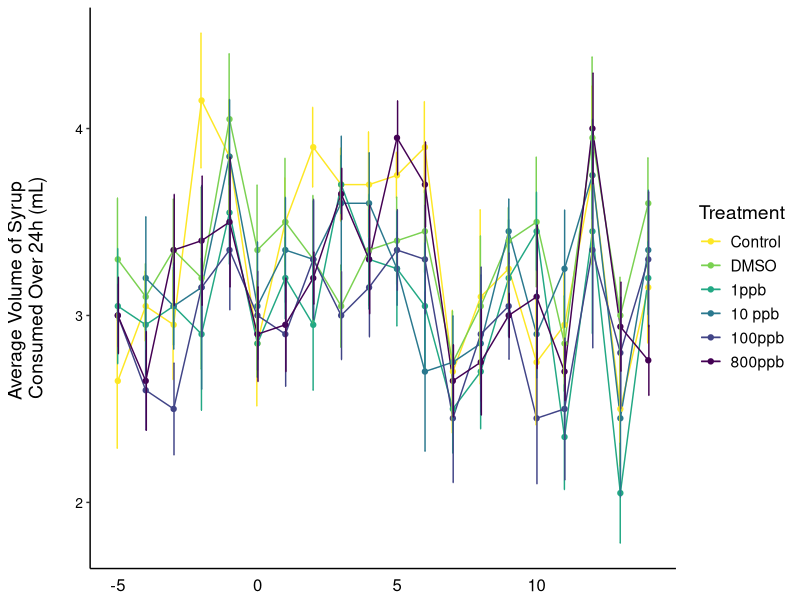
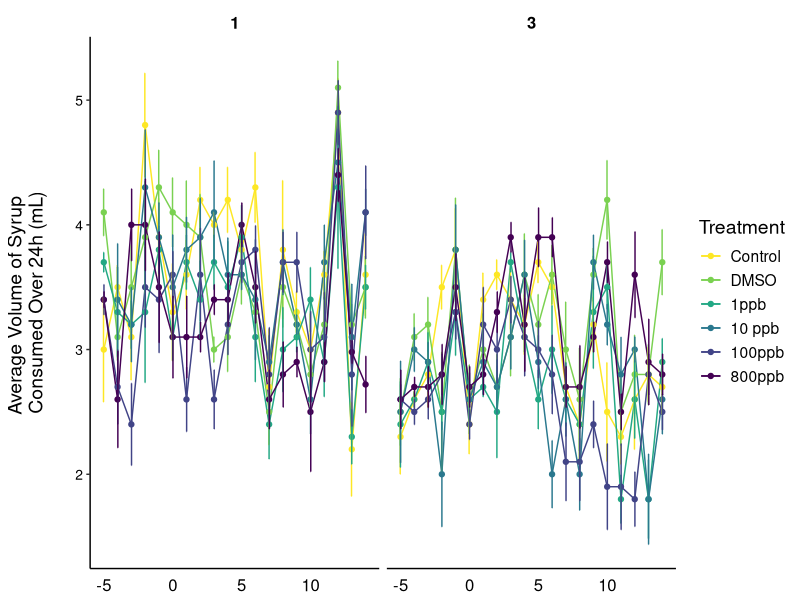
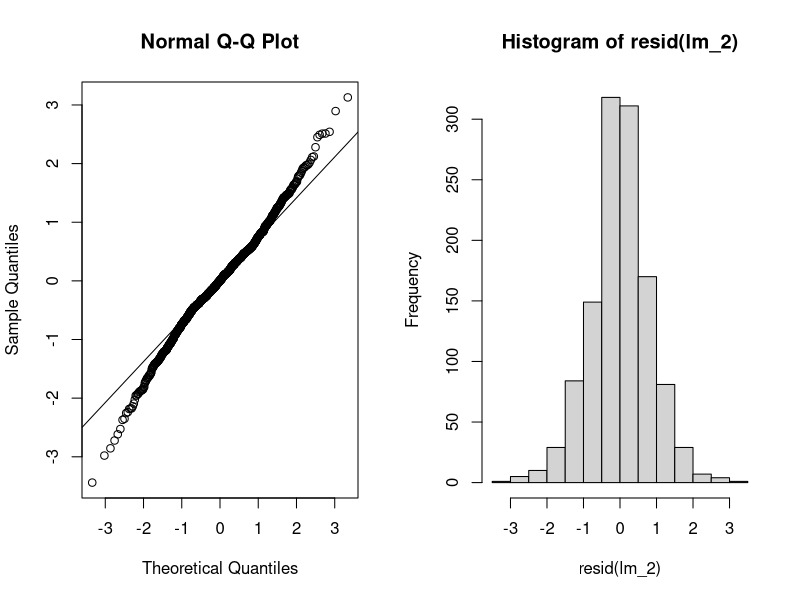
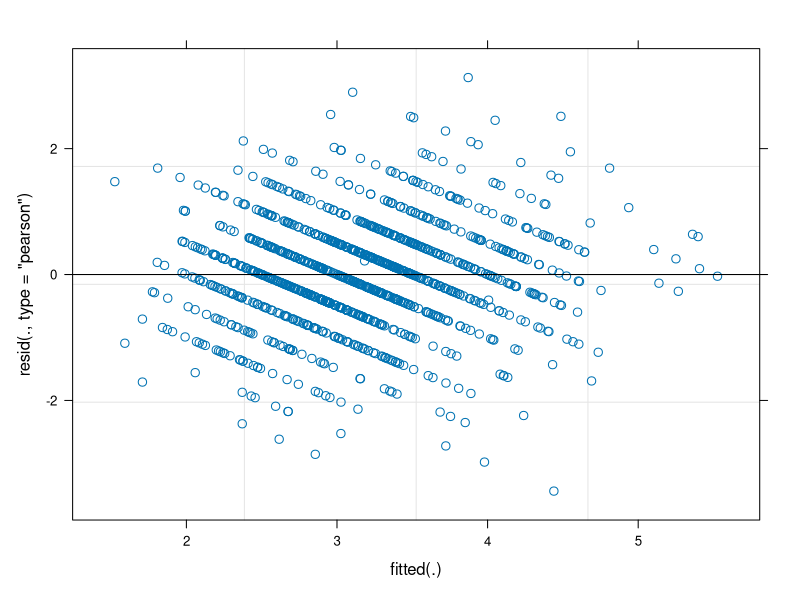
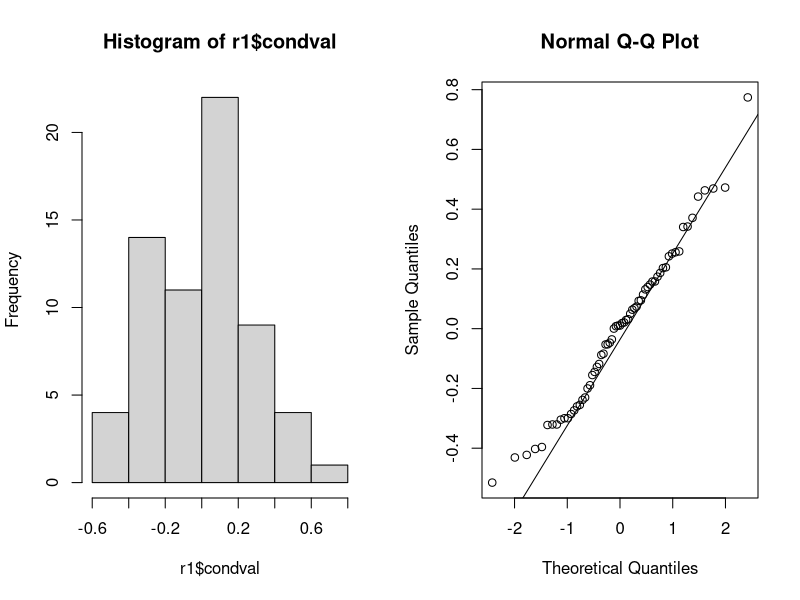
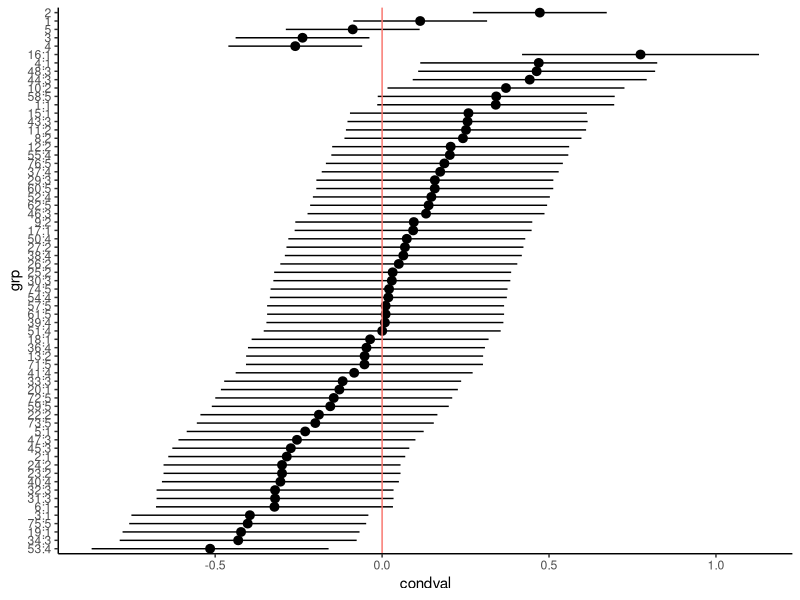
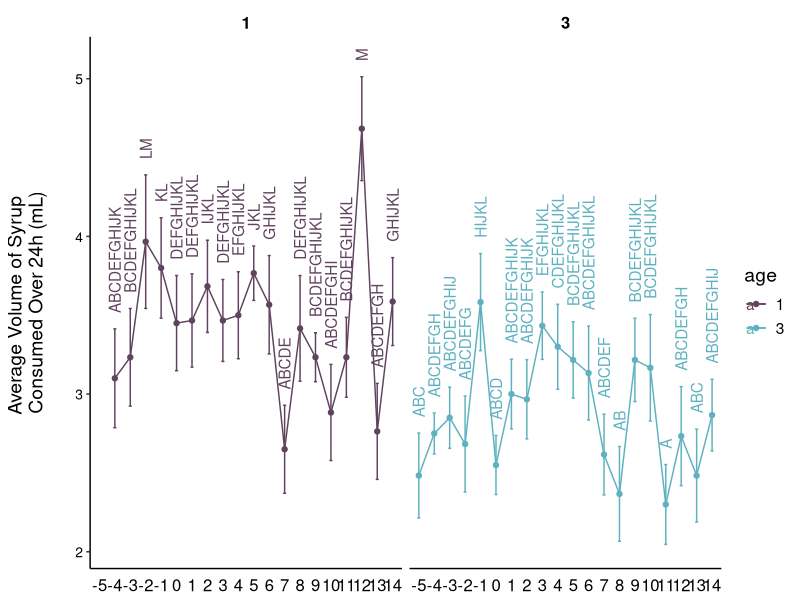
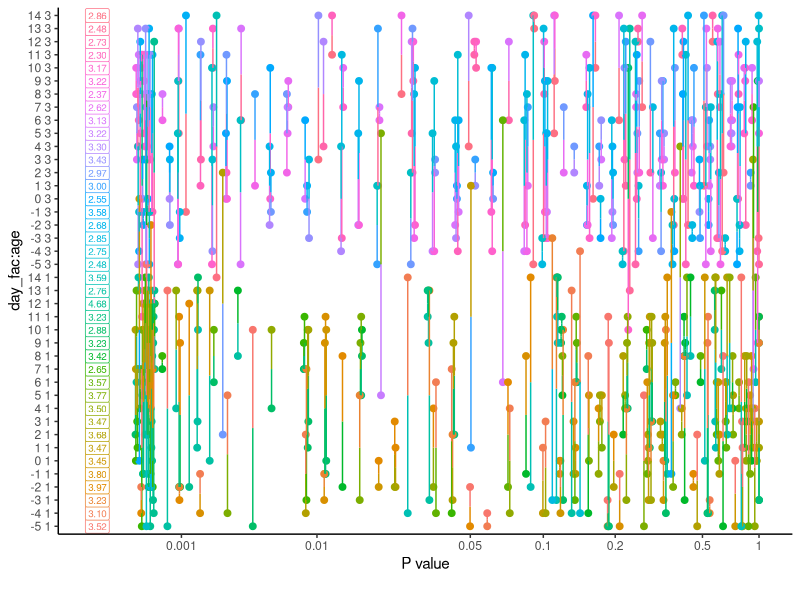

Reproduce these figures in R, in order.
## ---- chunk 1
library(tidyverse)
library(lme4)
library(lmerTest)
## ---- chunk 2
syrup_vol_data <- read.csv("data-raw/volume_24.csv")

str(syrup_vol_data)
## ---- chunk 3
syrup_vol_data$mc_id <- as.factor(syrup_vol_data$mc_id)
syrup_vol_data$sc_id <- as.factor(syrup_vol_data$sc_id)
syrup_vol_data$age <- as.factor(syrup_vol_data$age)
syrup_vol_data$exposure <- as.factor(syrup_vol_data$exposure)
syrup_vol_data$treatment <- as.factor(syrup_vol_data$treatment)
## ---- chunk 4
syrup_vol_data$treatment <- factor(syrup_vol_data$treatment, levels = c("Control", "DMSO", "1ppb", "10 ppb", "100ppb", "800ppb", "Sacrifice"))
syrup_vol_data$exposure <- factor(syrup_vol_data$exposure, levels = c("pre", "during", "post"))
## ---- chunk 5
syrup_vol_data %>% 
  filter(!(day=="-6")) %>% 
  filter(!(treatment=="Sacrifice")) %>% 
  filter(!(age=="7")) %>% 
  group_by(treatment, day) %>% 
  summarise(mean = mean(volume24), se = (sd(volume24)/sqrt(12))) %>% 
  ggplot(aes(day, mean, color=treatment)) +
  geom_line()+
  geom_point()+
  geom_errorbar(aes(ymin=mean-se, ymax=mean+se), width=.2,
                 position=position_dodge(0.05))+
  theme_classic() +
  
  theme(
    text = element_text(size = 14), 
    axis.title.x=element_blank(),
    axis.text.x = element_text(vjust=0.3, size = 12, color="black"), 
    axis.ticks.x=element_blank(),
    axis.title.y = element_text(margin = margin(t = 0, r = 20, b = 0, l = 0)),
    axis.text.y = element_text(color="black", size = 10),
    strip.placement = "outside", 
    strip.text.x = element_text( #text in facet labels
      size = 12, color = "black", face = "bold"),
    strip.background = element_rect(#background of facet labels
      color="white", fill="#ffffff", size=1.5),
    panel.spacing.y = unit(2, "lines"),
    legend.position = "right")+
  
    scale_color_viridis_d(name = "Treatment", direction = -1)+
    scale_y_continuous(name ="Average Volume of Syrup \nConsumed Over 24h (mL)")
## ---- chunk 6
syrup_vol_data %>% 
  filter(!(day=="-6")) %>% 
  filter(!(treatment=="Sacrifice")) %>% 
  filter(!(age=="7")) %>% 
  group_by(treatment, day, age) %>% 
  summarise(mean = mean(volume24), se = (sd(volume24)/sqrt(12))) %>% 
  ggplot(aes(day, mean, color=treatment)) +
  geom_line()+
  geom_point()+
  geom_errorbar(aes(ymin=mean-se, ymax=mean+se), width=.2,
                 position=position_dodge(0.05))+
  theme_classic() +
  theme(
    text = element_text(size = 14), 
    axis.title.x=element_blank(),
    axis.text.x = element_text(vjust=0.3, size = 12, color="black"), 
    axis.ticks.x=element_blank(),
    axis.title.y = element_text(margin = margin(t = 0, r = 20, b = 0, l = 0)),
    axis.text.y = element_text(color="black", size = 10),
    strip.placement = "outside", 
    strip.text.x = element_text( #text in facet labels
      size = 12, color = "black", face = "bold"),
    strip.background = element_rect(#background of facet labels
      color="white", fill="#ffffff", size=1.5),
    panel.spacing.y = unit(2, "lines"),
    legend.position = "right")+
  
    scale_color_viridis_d(name = "Treatment", direction = -1)+
    scale_y_continuous(name ="Average Volume of Syrup \nConsumed Over 24h (mL)")+
  facet_wrap(~age)
## ---- chunk 7
syrup_vol_data_fil <-
  syrup_vol_data %>% 
  filter(!(day=="-6")) %>% 
  filter(!(treatment=="Sacrifice")) %>% 
  filter(!(age=="7"))

syrup_vol_data_fil$day_fac <- as.factor(syrup_vol_data_fil$day)

str(syrup_vol_data_fil)
## ---- chunk 8
lm_1 <- lmer(volume24 ~ treatment*day_fac*age + (1|sc_id/mc_id), data=syrup_vol_data_fil)
## ---- chunk 9
summary(lm_1)
## ---- chunk 10
anova(lm_1) #note: this is lmerTest anova which, in this case, is a type III anova for fixed-effects terms with the Satterthwaite method for denominator degrees of freedom
## ---- chunk 11
lm_2 <- lmer(volume24 ~ day_fac + age + day_fac:age + (1|sc_id/mc_id), data=syrup_vol_data_fil)
## ---- chunk 12
summary(lm_2)
anova(lm_2)
## ---- chunk 13
par(mfrow = c(1, 2)) # multiple graphs in a window
qqnorm(residuals(lm_2)) 
qqline(residuals(lm_2))
hist(resid(lm_2)) 
## ---- chunk 14
shapiro.test(residuals(lm_2))
## ---- chunk 15
plot(lm_2)
## ---- chunk 16
r1 <- as.data.frame(ranef(lm_2, condVar = TRUE))
par(mfrow = c(1, 2))
hist(r1$condval)
qqnorm(r1$condval)
qqline(r1$condval)

str(r1)
## ---- chunk 17
r1 <- r1[order(r1$condval), ] # sorting the BLUPs
ggplot(r1, aes(y = grp, x = condval)) +
  geom_point() +
  geom_pointrange(
    aes(xmin = condval - condsd * 1.96, xmax = condval + condsd * 1.96)
  ) +
  geom_vline(aes(xintercept = 0, color = "red")) +
  theme_classic() +
  theme(legend.position = "none")
## ---- chunk 18
library(emmeans)
library(multcompView)
## ---- chunk 19
lm_2_posthoc_means <- emmeans(lm_2, specs = ~day_fac:age)
lm_2_posthoc_means
## ---- chunk 20
#Define what each day/age combination is in the vector

DN51 = c(1, 0, 0, 0, 0, 0, 0, 0, 0, 0, 0, 0, 0, 0, 0, 0, 0, 0, 0, 0, 0,0, 0, 0, 0, 0, 0, 0, 0, 0, 0,0, 0, 0, 0, 0, 0, 0, 0, 0)

DN41 = c(0, 1, 0, 0, 0, 0, 0, 0, 0, 0, 0, 0, 0, 0, 0, 0, 0, 0, 0, 0, 0,0, 0, 0, 0, 0, 0, 0, 0, 0, 0,0, 0, 0, 0, 0, 0, 0, 0, 0)

DN31 = c(0, 0, 1, 0, 0, 0, 0, 0, 0, 0, 0, 0, 0, 0, 0, 0, 0, 0, 0, 0, 0,0, 0, 0, 0, 0, 0, 0, 0, 0, 0,0, 0, 0, 0, 0, 0, 0, 0, 0)

DN21 = c(0, 0, 0, 1, 0, 0, 0, 0, 0, 0, 0, 0, 0, 0, 0, 0, 0, 0, 0, 0, 0,0, 0, 0, 0, 0, 0, 0, 0, 0, 0,0, 0, 0, 0, 0, 0, 0, 0, 0)

DN11 = c(0, 0, 0, 0, 1, 0, 0, 0, 0, 0, 0, 0, 0, 0, 0, 0, 0, 0, 0, 0, 0,0, 0, 0, 0, 0, 0, 0, 0, 0, 0,0, 0, 0, 0, 0, 0, 0, 0, 0)

D01 = c(0, 0, 0, 0, 0, 1, 0, 0, 0, 0, 0, 0, 0, 0, 0, 0, 0, 0, 0, 0, 0,0, 0, 0, 0, 0, 0, 0, 0, 0, 0,0, 0, 0, 0, 0, 0, 0, 0, 0)

D11 = c(0, 0, 0, 0, 0, 0, 1, 0, 0, 0, 0, 0, 0, 0, 0, 0, 0, 0, 0, 0, 0,0, 0, 0, 0, 0, 0, 0, 0, 0, 0,0, 0, 0, 0, 0, 0, 0, 0, 0)

D21 = c(0, 0, 0, 0, 0, 0, 0, 1, 0, 0, 0, 0, 0, 0, 0, 0, 0, 0, 0, 0, 0,0, 0, 0, 0, 0, 0, 0, 0, 0, 0,0, 0, 0, 0, 0, 0, 0, 0, 0)

D31 = c(0, 0, 0, 0, 0, 0, 0, 0, 1, 0, 0, 0, 0, 0, 0, 0, 0, 0, 0, 0, 0,0, 0, 0, 0, 0, 0, 0, 0, 0, 0,0, 0, 0, 0, 0, 0, 0, 0, 0)

D41 = c(0, 0, 0, 0, 0, 0, 0, 0, 0, 1, 0, 0, 0, 0, 0, 0, 0, 0, 0, 0, 0,0, 0, 0, 0, 0, 0, 0, 0, 0, 0,0, 0, 0, 0, 0, 0, 0, 0, 0)

D51 = c(0, 0, 0, 0, 0, 0, 0, 0, 0, 0, 1, 0, 0, 0, 0, 0, 0, 0, 0, 0, 0,0, 0, 0, 0, 0, 0, 0, 0, 0, 0,0, 0, 0, 0, 0, 0, 0, 0, 0)

D61 = c(0, 0, 0, 0, 0, 0, 0, 0, 0, 0, 0, 1, 0, 0, 0, 0, 0, 0, 0, 0, 0,0, 0, 0, 0, 0, 0, 0, 0, 0, 0,0, 0, 0, 0, 0, 0, 0, 0, 0)

D71 = c(0, 0, 0, 0, 0, 0, 0, 0, 0, 0, 0, 0, 1, 0, 0, 0, 0, 0, 0, 0, 0,0, 0, 0, 0, 0, 0, 0, 0, 0, 0,0, 0, 0, 0, 0, 0, 0, 0, 0)

D81 = c(0, 0, 0, 0, 0, 0, 0, 0, 0, 0, 0, 0, 0, 1, 0, 0, 0, 0, 0, 0, 0,0, 0, 0, 0, 0, 0, 0, 0, 0, 0,0, 0, 0, 0, 0, 0, 0, 0, 0)

D91 = c(0, 0, 0, 0, 0, 0, 0, 0, 0, 0, 0, 0, 0, 0, 1, 0, 0, 0, 0, 0, 0,0, 0, 0, 0, 0, 0, 0, 0, 0, 0,0, 0, 0, 0, 0, 0, 0, 0, 0)

D101 = c(0, 0, 0, 0, 0, 0, 0, 0, 0, 0, 0, 0, 0, 0, 0, 1, 0, 0, 0, 0, 0,0, 0, 0, 0, 0, 0, 0, 0, 0, 0,0, 0, 0, 0, 0, 0, 0, 0, 0)

D111 = c(0, 0, 0, 0, 0, 0, 0, 0, 0, 0, 0, 0, 0, 0, 0, 0, 1, 0, 0, 0, 0,0, 0, 0, 0, 0, 0, 0, 0, 0, 0,0, 0, 0, 0, 0, 0, 0, 0, 0)

D121 = c(0, 0, 0, 0, 0, 0, 0, 0, 0, 0, 0, 0, 0, 0, 0, 0, 0, 1, 0, 0, 0,0, 0, 0, 0, 0, 0, 0, 0, 0, 0,0, 0, 0, 0, 0, 0, 0, 0, 0)

D131 = c(0, 0, 0, 0, 0, 0, 0, 0, 0, 0, 0, 0, 0, 0, 0, 0, 0, 0, 1, 0, 0,0, 0, 0, 0, 0, 0, 0, 0, 0, 0,0, 0, 0, 0, 0, 0, 0, 0, 0)

D141 = c(0, 0, 0, 0, 0, 0, 0, 0, 0, 0, 0, 0, 0, 0, 0, 0, 0, 0, 0, 1, 0,0, 0, 0, 0, 0, 0, 0, 0, 0, 0,0, 0, 0, 0, 0, 0, 0, 0, 0)


DN53 = c(0, 0, 0, 0, 0, 0, 0, 0, 0, 0, 0, 0, 0, 0, 0, 0, 0, 0, 0, 0, 1, 0, 0, 0, 0, 0, 0, 0, 0, 0, 0,0, 0, 0, 0, 0, 0, 0, 0, 0)

DN43 = c(0, 0, 0, 0, 0, 0, 0, 0, 0, 0, 0, 0, 0, 0, 0, 0, 0, 0, 0, 0, 0, 1, 0, 0, 0, 0, 0, 0, 0, 0, 0,0, 0, 0, 0, 0, 0, 0, 0, 0)

DN33 = c(0, 0, 0, 0, 0, 0, 0, 0, 0, 0, 0, 0, 0, 0, 0, 0, 0, 0, 0, 0, 0, 0, 1, 0, 0, 0, 0, 0, 0, 0, 0,0, 0, 0, 0, 0, 0, 0, 0, 0)

DN23 = c(0, 0, 0, 0, 0, 0, 0, 0, 0, 0, 0, 0, 0, 0, 0, 0, 0, 0, 0, 0, 0, 0, 0, 1, 0, 0, 0, 0, 0, 0, 0,0, 0, 0, 0, 0, 0, 0, 0, 0)

DN13 = c(0, 0, 0, 0, 0, 0, 0, 0, 0, 0, 0, 0, 0, 0, 0, 0, 0, 0, 0, 0, 0, 0, 0, 0, 1, 0, 0, 0, 0, 0, 0,0, 0, 0, 0, 0, 0, 0, 0, 0)

D03 = c(0, 0, 0, 0, 0, 0, 0, 0, 0, 0, 0, 0, 0, 0, 0, 0, 0, 0, 0, 0, 0, 0, 0, 0, 0, 1, 0, 0, 0, 0, 0,0, 0, 0, 0, 0, 0, 0, 0, 0)

D13 = c(0, 0, 0, 0, 0, 0, 0, 0, 0, 0, 0, 0, 0, 0, 0, 0, 0, 0, 0, 0, 0, 0, 0, 0, 0, 0, 1, 0, 0, 0, 0,0, 0, 0, 0, 0, 0, 0, 0, 0)

D23 = c(0, 0, 0, 0, 0, 0, 0, 0, 0, 0, 0, 0, 0, 0, 0, 0, 0, 0, 0, 0, 0, 0, 0, 0, 0, 0, 0, 1, 0, 0, 0,0, 0, 0, 0, 0, 0, 0, 0, 0)

D33 = c(0, 0, 0, 0, 0, 0, 0, 0, 0, 0, 0, 0, 0, 0, 0, 0, 0, 0, 0, 0, 0, 0, 0, 0, 0, 0, 0, 0, 1, 0, 0,0, 0, 0, 0, 0, 0, 0, 0, 0)

D43 = c(0, 0, 0, 0, 0, 0, 0, 0, 0, 0, 0, 0, 0, 0, 0, 0, 0, 0, 0, 0, 0, 0, 0, 0, 0, 0, 0, 0, 0, 1, 0,0, 0, 0, 0, 0, 0, 0, 0, 0)

D53 = c(0, 0, 0, 0, 0, 0, 0, 0, 0, 0, 0, 0, 0, 0, 0, 0, 0, 0, 0, 0, 0, 0, 0, 0, 0, 0, 0, 0, 0, 0, 1, 0, 0, 0, 0, 0, 0, 0, 0, 0)

D63 = c(0, 0, 0, 0, 0, 0, 0, 0, 0, 0, 0, 0, 0, 0, 0, 0, 0, 0, 0, 0, 0, 0, 0, 0, 0, 0, 0, 0, 0, 0, 0, 1, 0, 0, 0, 0, 0, 0, 0, 0)

D73 = c(0, 0, 0, 0, 0, 0, 0, 0, 0, 0, 0, 0, 0, 0, 0, 0, 0, 0, 0, 0, 0, 0, 0, 0, 0, 0, 0, 0, 0, 0, 0, 0, 1, 0, 0, 0, 0, 0, 0, 0)

D83 = c(0, 0, 0, 0, 0, 0, 0, 0, 0, 0, 0, 0, 0, 0, 0, 0, 0, 0, 0, 0, 0, 0, 0, 0, 0, 0, 0, 0, 0, 0, 0, 0, 0, 1, 0, 0, 0, 0, 0, 0)

D93 = c(0, 0, 0, 0, 0, 0, 0, 0, 0, 0, 0, 0, 0, 0, 0, 0, 0, 0, 0, 0, 0, 0, 0, 0, 0, 0, 0, 0, 0, 0, 0, 0, 0, 0, 1, 0, 0, 0, 0, 0)

D103 = c(0, 0, 0, 0, 0, 0, 0, 0, 0, 0, 0, 0, 0, 0, 0, 0, 0, 0, 0, 0, 0, 0, 0, 0, 0, 0, 0, 0, 0, 0, 0, 0, 0, 0, 0, 1, 0, 0, 0, 0)

D113 = c(0, 0, 0, 0, 0, 0, 0, 0, 0, 0, 0, 0, 0, 0, 0, 0, 0, 0, 0, 0, 0, 0, 0, 0, 0, 0, 0, 0, 0, 0, 0, 0, 0, 0, 0, 0, 1, 0, 0, 0)

D123 = c(0, 0, 0, 0, 0, 0, 0, 0, 0, 0, 0, 0, 0, 0, 0, 0, 0, 0, 0, 0, 0, 0, 0, 0, 0, 0, 0, 0, 0, 0, 0, 0, 0, 0, 0, 0, 0, 1, 0, 0)

D133 = c(0, 0, 0, 0, 0, 0, 0, 0, 0, 0, 0, 0, 0, 0, 0, 0, 0, 0, 0, 0, 0, 0, 0, 0, 0, 0, 0, 0, 0, 0, 0, 0, 0, 0, 0, 0, 0, 0, 1, 0)

D143 = c(0, 0, 0, 0, 0, 0, 0, 0, 0, 0, 0, 0, 0, 0, 0, 0, 0, 0, 0, 0, 0, 0, 0, 0, 0, 0, 0, 0, 0, 0, 0, 0, 0, 0, 0, 0, 0, 0, 0, 1)
## ---- chunk 21

pwpp_comparisons <- 
    list("-5 1 to -4 1"= DN51-DN41,
         "-5 1 to -3 1" = DN51-DN31,
         "-5 1 to -2 1" = DN51-DN21,
         "-5 1 to -1 1" = DN51-DN11,
         "-5 1 to 0 1" = DN51-D01,
         "-5 1 to 1 1" = DN51-D11,
         "-5 1 to 2 1" = DN51-D21,
         "-5 1 to 3 1" = DN51-D31,
         "-5 1 to 4 1" = DN51-D41,
         "-5 1 to 5 1" = DN51-D51,
         "-5 1 to 6 1" = DN51-D61,
         "-5 1 to 7 1" = DN51-D71,
         "-5 1 to 8 1" = DN51-D81,
         "-5 1 to 9 1" = DN51-D91,
         "-5 1 to 10 1" = DN51-D101,
         "-5 1 to 11 1" = DN51-D111,
         "-5 1 to 12 1" = DN51-D121,
         "-5 1 to 13 1" = DN51-D131,
         "-5 1 to 14 1" = DN51-D141,
         "-5 1 to -5 3" = DN51-DN53,
         "-4 1 to -3 1" = DN41-DN31,
         "-4 1 to -2 1" = DN41-DN21,
         "-4 1 to -1 1" = DN41-DN11,
         "-4 1 to 0 1" = DN41-D01,
         "-4 1 to 1 1" = DN41-D11,
         "-4 1 to 2 1" = DN41-D21,
         "-4 1 to 3 1" = DN41-D31,
         "-4 1 to 4 1" = DN41-D41,
         "-4 1 to 5 1" = DN41-D51,
         "-4 1 to 6 1" = DN41-D61,
         "-4 1 to 7 1" = DN41-D71,
         "-4 1 to 8 1" = DN41-D81,
         "-4 1 to 9 1" = DN41-D91,
         "-4 1 to 10 1" = DN41-D101,
         "-4 1 to 11 1" = DN41-D111,
         "-4 1 to 12 1" = DN41-D121,
         "-4 1 to 13 1" = DN41-D131,
         "-4 1 to 14 1" = DN41-D141,
         "-4 1 to -4 3" = DN41-DN43,
         "-3 1 to -2 1" = DN31-DN21,
         "-3 1 to -1 1" = DN31-DN11,
         "-3 1 to 0 1" = DN31-D01,
         "-3 1 to 1 1" = DN31-D11,
         "-3 1 to 2 1" = DN31-D21,
         "-3 1 to 3 1" = DN31-D31,
         "-3 1 to 4 1" = DN31-D41,
         "-3 1 to 5 1" = DN31-D51,
         "-3 1 to 6 1" = DN31-D61,
         "-3 1 to 7 1" = DN31-D71,
         "-3 1 to 8 1" = DN31-D81,
         "-3 1 to 9 1" = DN31-D91,
         "-3 1 to 10 1" = DN31-D101,
         "-3 1 to 11 1" = DN31-D111,
         "-3 1 to 12 1" = DN31-D121,
         "-3 1 to 13 1" = DN31-D131,
         "-3 1 to 14 1" = DN31-D141,
         "-3 1 to -3 3" = DN31-DN33,
         "-2 1 to -1 1" = DN21-DN11,
         "-2 1 to 0 1" = DN21-D01,
         "-2 1 to 1 1" = DN21-D11,
         "-2 1 to 2 1" = DN21-D21,
         "-2 1 to 3 1" = DN21-D31,
         "-2 1 to 4 1" = DN21-D41,
         "-2 1 to 5 1" = DN21-D51,
         "-2 1 to 6 1" = DN21-D61,
         "-2 1 to 7 1" = DN21-D71,
         "-2 1 to 8 1" = DN21-D81,
         "-2 1 to 9 1" = DN21-D91,
         "-2 1 to 10 1" = DN21-D101,
         "-2 1 to 11 1" = DN21-D111,
         "-2 1 to 12 1" = DN21-D121,
         "-2 1 to 13 1" = DN21-D131,
         "-2 1 to 14 1" = DN21-D141,
         "-2 1 to -2 3" = DN21-DN23,
         "-1 1 to 0 1" = DN11-D01,
         "-1 1 to 0 1" = DN11-D11,
         "-1 1 to 2 1" = DN11-D21,
         "-1 1 to 3 1" = DN11-D31,
         "-1 1 to 4 1" = DN11-D41,
         "-1 1 to 5 1" = DN11-D51,
         "-1 1 to 6 1" = DN11-D61,
         "-1 1 to 7 1" = DN11-D71,
         "-1 1 to 8 1" = DN11-D81,
         "-1 1 to 9 1" = DN11-D91,
         "-1 1 to 10 1" = DN11-D101,
         "-1 1 to 11 1" = DN11-D111,
         "-1 1 to 12 1" = DN11-D121,
         "-1 1 to 13 1" = DN11-D131,
         "-1 1 to 14 1" = DN11-D141,
         "-1 1 to -1 3" = DN11-DN13,
        "0 1 to 1 1" = D01-D11,
        "0 1 to 2 1" = D01-D21,
        "0 1 to 3 1" = D01-D31,
        "0 1 to 4 1" = D01-D41,
        "0 1 to 5 1" = D01-D51,
        "0 1 to 6 1" = D01-D61,
        "0 1 to 7 1" = D01-D71,
        "0 1 to 8 1" = D01-D81,
        "0 1 to 9 1" = D01-D91,
        "0 1 to 10 1" = D01-D101,
        "0 1 to 11 1" = D01-D111,
        "0 1 to 12 1" = D01-D121,
        "0 1 to 13 1" = D01-D131,
        "0 1 to 14 1" = D01-D141,
        "0 1 to 0 3" = D01-D03,
        "1 1 to 2 1" = D11-D21,
        "1 1 to 3 1" = D11-D31,
        "1 1 to 4 1" = D11-D41,
        "1 1 to 5 1" = D11-D51,
        "1 1 to 6 1" = D11-D61,
        "1 1 to 7 1" = D11-D71,
        "1 1 to 8 1" = D11-D81,
        "1 1 to 9 1" = D11-D91,
        "1 1 to 10 1" = D11-D101,
        "1 1 to 11 1" = D11-D111,
        "1 1 to 12 1" = D11-D121,
        "1 1 to 13 1" = D11-D131,
        "1 1 to 14 1" = D11-D141,
        "1 1 to 1 3" = D11-D13,
        "2 1 to  3 1" = D21-D31,
        "2 1 to  4 1" = D21-D41,
        "2 1 to  5 1" = D21-D51,
        "2 1 to  6 1" = D21-D61,
        "2 1 to  7 1" = D21-D71,
        "2 1 to  8 1" = D21-D81,
        "2 1 to  9 1" = D21-D91,
        "2 1 to  10 1" = D21-D101,
        "2 1 to  11 1" = D21-D111,
        "2 1 to  12 1" = D21-D121,
        "2 1 to  13 1" = D21-D131,
        "2 1 to  14 1" = D21-D141,
        "2 1 to 2 3" = D21-D23,
        "3 1 to  4 1" = D31-D41,
        "3 1 to  5 1" = D31-D51,
        "3 1 to  6 1" = D31-D61,
        "3 1 to  7 1" = D31-D71,
        "3 1 to  8 1" = D31-D81,
        "3 1 to  9 1" = D31-D91,
        "3 1 to  10 1" = D31-D101,
        "3 1 to  11 1" = D31-D111,
        "3 1 to  12 1" = D31-D121,
        "3 1 to  13 1" = D31-D131,
        "3 1 to  14 1" = D31-D141,
        "3 1 to 3 3" = D31-D33,
        "4 1 to  5 1" = D41-D51,
        "4 1 to  6 1" = D41-D61,
        "4 1 to  7 1" = D41-D71,
        "4 1 to  8 1" = D41-D81,
        "4 1 to  9 1" = D41-D91,
        "4 1 to  10 1" = D41-D101,
        "4 1 to  11 1" = D41-D111,
        "4 1 to  12 1" = D41-D121,
        "4 1 to  13 1" = D41-D131,
        "4 1 to  14 1" = D41-D141,
        "4 1 to 4 3" = D41-D43,
        "5 1 to  6 1" = D51-D61,
        "5 1 to  7 1" = D51-D71,
        "5 1 to  8 1" = D51-D81,
        "5 1 to  9 1" = D51-D91,
        "5 1 to  10 1" = D51-D101,
        "5 1 to  11 1" = D51-D111,
        "5 1 to  12 1" = D51-D121,
        "5 1 to  13 1" = D51-D131,
        "5 1 to  14 1" = D51-D141,
        "5 1 to 5 3"= D51-D53,
        "6 1 to  7 1" = D61-D71,
        "6 1 to  8 1" = D61-D81,
        "6 1 to  9 1" = D61-D91,
        "6 1 to  10 1" = D61-D101,
        "6 1 to  11 1" = D61-D111,
        "6 1 to  12 1" = D61-D121,
        "6 1 to  13 1" = D61-D131,
        "6 1 to  14 1" = D61-D141,
        "6 1 to 6 3" = D61-D63,
        "7 1 to  8 1" = D71-D81,
        "7 1 to  9 1" = D71-D91,
        "7 1 to  10 1" = D71-D101,
        "7 1 to  11 1" = D71-D111,
        "7 1 to  12 1" = D71-D121,
        "7 1 to  13 1" = D71-D131,
        "7 1 to  14 1" = D71-D141,
        "7 1 to 7 3" = D71-D73,
        "8 1 to 9 1" = D81-D91,
        "8 1 to 10 1" = D81-D101,
        "8 1 to 11 1" = D81-D111,
        "8 1 to 12 1" = D81-D121,
        "8 1 to 13 1" = D81-D131,
        "8 1 to 14 1" = D81-D141,
        "8 1 to 8 3" = D81-D83,
        "9 1 to  10 1" = D91-D101,
        "9 1 to  11 1" = D91-D111,
        "9 1 to  12 1" = D91-D121,
        "9 1 to  13 1" = D91-D131,
        "9 1 to  14 1" = D91-D141,
        "9 1 to 9 3" = D91-D93,
        "10 1 to  11 1" = D101-D111,
        "10 1 to  12 1" = D101-D121,
        "10 1 to  13 1" = D101-D131,
        "10 1 to  14 1" = D101-D141,
        "10 1 to 10 3" = D101-D103,
        "11 1 to  12 1" = D111-D121,
        "11 1 to  13 1" = D111-D131,
        "11 1 to  14 1" = D111-D141,
        "11 1 to 11 3" = D111-D113,
        "12 1 to  13 1" = D121-D131,
        "12 1 to  14 1" = D121-D141,
        "12 1 to 12 3" = D121-D123,
        "13 1 to 14 1" = D131-D141,
        "13 1 to 13 3" = D131-D133,
        "14 1 to 14 3" = D141-D143,
        "-5 3 to  -4 3" = DN53-DN43,
        "-5 3 to  -3 3" = DN53-DN33,
        "-5 3 to  -2 3" = DN53-DN23,
        "-5 3 to  -1 3" = DN53-DN13,
        "-5 3 to  0 3" = DN53-D03,
        "-5 3 to  1 3" = DN53-D13,
        "-5 3 to  2 3" = DN53-D23,
        "-5 3 to  3 3" = DN53-D33,
        "-5 3 to  4 3" = DN53-D43,
        "-5 3 to  5 3" = DN53-D53,
        "-5 3 to  6 3" = DN53-D63,
        "-5 3 to  7 3" = DN53-D73,
        "-5 3 to  8 3" = DN53-D83,
        "-5 3 to  9 3" = DN53-D93,
        "-5 3 to  10 3" = DN53-D103,
        "-5 3 to  11 3" = DN53-D113,
        "-5 3 to  12 3" = DN53-D123,
        "-5 3 to  13 3" = DN53-D133,
        "-5 3 to  14 3" = DN53-D143,
        "-4 3 to  -3 3" = DN43-DN33,
        "-4 3 to  -2 3" = DN43-DN23,
        "-4 3 to  -1 3" = DN43-DN13,
        "-4 3 to  0 3" = DN43-D03,
        "-4 3 to  1 3" = DN43-D13,
        "-4 3 to  2 3" = DN43-D23,
        "-4 3 to  3 3" = DN43-D33,
        "-4 3 to  4 3" = DN43-D43,
        "-4 3 to  5 3" = DN43-D53,
        "-4 3 to  6 3" = DN43-D63,
        "-4 3 to  7 3" = DN43-D73,
        "-4 3 to  8 3" = DN43-D83,
        "-4 3 to  9 3" = DN43-D93,
        "-4 3 to  10 3" = DN43-D103,
        "-4 3 to  11 3" = DN43-D113,
        "-4 3 to  12 3" = DN43-D123,
        "-4 3 to  13 3" = DN43-D133,
        "-4 3 to  14 3" = DN43-D143,
        "-3 3 to  -2 3" = DN33-DN23,
        "-3 3 to  -1 3" = DN33-DN13,
        "-3 3 to  0 3" = DN33-D03,
        "-3 3 to  1 3" = DN33-D13,
        "-3 3 to  2 3" = DN33-D23,
        "-3 3 to  3 3" = DN33-D33,
        "-3 3 to  4 3" = DN33-D43,
        "-3 3 to  5 3" = DN33-D53,
        "-3 3 to  6 3" = DN33-D63,
        "-3 3 to  7 3" = DN33-D73,
        "-3 3 to  8 3" = DN33-D83,
        "-3 3 to  9 3" = DN33-D93,
        "-3 3 to  10 3" = DN33-D103,
        "-3 3 to  11 3" = DN33-D113,
        "-3 3 to  12 3" = DN33-D123,
        "-3 3 to  13 3" = DN33-D133,
        "-3 3 to  14 3" = DN33-D143,
        "-2 3 to  -1 3" = DN23-DN13,
        "-2 3 to  0 3" = DN23-D03,
        "-2 3 to  1 3" = DN23-D13,
        "-2 3 to  2 3" = DN23-D23,
        "-2 3 to  3 3" = DN23-D33,
        "-2 3 to  4 3" = DN23-D43,
        "-2 3 to  5 3" = DN23-D53,
        "-2 3 to  6 3" = DN23-D63,
        "-2 3 to  7 3" = DN23-D73,
        "-2 3 to  8 3" = DN23-D83,
        "-2 3 to  9 3" = DN23-D93,
        "-2 3 to  10 3" = DN23-D103,
        "-2 3 to  11 3" = DN23-D113,
        "-2 3 to  12 3" = DN23-D123,
        "-2 3 to  13 3" = DN23-D133,
        "-2 3 to  14 3" = DN23-D143,
        "-1 3 to  0 3" = DN13-D03,
        "-1 3 to  1 3" = DN13-D13,
        "-1 3 to  2 3" = DN13-D23,
        "-1 3 to  3 3" = DN13-D33,
        "-1 3 to  4 3" = DN13-D43,
        "-1 3 to  5 3" = DN13-D53,
        "-1 3 to  6 3" = DN13-D63,
        "-1 3 to  7 3" = DN13-D73,
        "-1 3 to  8 3" = DN13-D83,
        "-1 3 to  9 3" = DN13-D93,
        "-1 3 to  10 3" = DN13-D103,
        "-1 3 to  11 3" = DN13-D113,
        "-1 3 to  12 3" = DN13-D123,
        "-1 3 to  13 3" = DN13-D133,
        "-1 3 to  14 3" = DN13-D143,
        "0 3 to  1 3" = D03-D13,
        "0 3 to  2 3" = D03-D23,
        "0 3 to  3 3" = D03-D33,
        "0 3 to  4 3" = D03-D43,
        "0 3 to  5 3" = D03-D53,
        "0 3 to  6 3" = D03-D63,
        "0 3 to  7 3" = D03-D73,
        "0 3 to  8 3" = D03-D83,
        "0 3 to  9 3" = D03-D93,
        "0 3 to  10 3" = D03-D103,
        "0 3 to  11 3" = D03-D113,
        "0 3 to  12 3" = D03-D123,
        "0 3 to  13 3" = D03-D133,
        "0 3 to  14 3" = D03-D143,
        "1 3 to  2 3" = D13-D23,
        "1 3 to  3 3" = D13-D33,
        "1 3 to  4 3" = D13-D43,
        "1 3 to  5 3" = D13-D53,
        "1 3 to  6 3" = D13-D63,
        "1 3 to  7 3" = D13-D73,
        "1 3 to  8 3" = D13-D83,
        "1 3 to  9 3" = D13-D93,
        "1 3 to  10 3" = D13-D103,
        "1 3 to  11 3" = D13-D113,
        "1 3 to  12 3" = D13-D123,
        "1 3 to  13 3" = D13-D133,
        "1 3 to  14 3" = D13-D143,
        "2 3 to  3 3" = D23-D33,
        "2 3 to  4 3" = D23-D43,
        "2 3 to  5 3" = D23-D53,
        "2 3 to  6 3" = D23-D63,
        "2 3 to  7 3" = D23-D73,
        "2 3 to  8 3" = D23-D83,
        "2 3 to  9 3" = D23-D93,
        "2 3 to  10 3" = D23-D103,
        "2 3 to  11 3" = D23-D113,
        "2 3 to  12 3" = D23-D123,
        "2 3 to  13 3" = D23-D133,
        "2 3 to  14 3" = D23-D143,
        "3 3 to  4 3" = D33-D43,
        "3 3 to  5 3" = D33-D53,
        "3 3 to  6 3" = D33-D63,
        "3 3 to  7 3" = D33-D73,
        "3 3 to  8 3" = D33-D83,
        "3 3 to  9 3" = D33-D93,
        "3 3 to  10 3" = D33-D103,
        "3 3 to  11 3" = D33-D113,
        "3 3 to  12 3" = D33-D123,
        "3 3 to  13 3" = D33-D133,
        "3 3 to  14 3" = D33-D143,
        "4 3 to  5 3" = D43-D53,
        "4 3 to  6 3" = D43-D63,
        "4 3 to  7 3" = D43-D73,
        "4 3 to  8 3" = D43-D83,
        "4 3 to  9 3" = D43-D93,
        "4 3 to  10 3" = D43-D103,
        "4 3 to  11 3" = D43-D113,
        "4 3 to  12 3" = D43-D123,
        "4 3 to  13 3" = D43-D133,
        "4 3 to  14 3" = D43-D143,
        "5 3 to  6 3" = D53-D63,
        "5 3 to  7 3" = D53-D73,
        "5 3 to  8 3" = D53-D83,
        "5 3 to  9 3" = D53-D93,
        "5 3 to  10 3" = D53-D103,
        "5 3 to  11 3" = D53-D113,
        "5 3 to  12 3" = D53-D123,
        "5 3 to  13 3" = D53-D133,
        "5 3 to  14 3" = D53-D143,
        "6 3 to  7 3" = D63-D73,
        "6 3 to  8 3" = D63-D83,
        "6 3 to  9 3" = D63-D93,
        "6 3 to  10 3" = D63-D103,
        "6 3 to  11 3" = D63-D113,
        "6 3 to  12 3" = D63-D123,
        "6 3 to  13 3" = D63-D133,
        "6 3 to  14 3" = D63-D143,
        "7 3 to  8 3" = D73-D83,
        "7 3 to  9 3" = D73-D93,
        "7 3 to  10 3" = D73-D103,
        "7 3 to  11 3" = D73-D113,
        "7 3 to  12 3" = D73-D123,
        "7 3 to  13 3" = D73-D133,
        "7 3 to  14 3" = D73-D143,
        "8 3 to  9 3" = D83-D93,
        "8 3 to  10 3" = D83-D103,
        "8 3 to  11 3" = D83-D113,
        "8 3 to  12 3" = D83-D123,
        "8 3 to  13 3" = D83-D133,
        "8 3 to  14 3" = D83-D143,
        "9 3 to 10 3" = D93-D103,
        "9 3 to 11 3" = D93-D113,
        "9 3 to 12 3" = D93-D123,
        "9 3 to 13 3" = D93-D133,
        "9 3 to 14 3" = D93-D143,
        "10 3 to 11 3" = D103-D113,
        "10 3 to 12 3" = D103-D123,
        "10 3 to 13 3" = D103-D133,
        "10 3 to 14 3" = D103-D143,
        "11 3 to  12 3" = D113-D123,
        "11 3 to  13 3" = D113-D133,
        "11 3 to  14 3" = D113-D143,
        "12 3 to 13 3" = D123-D133,
        "12 3 to 14 3" = D123-D143,
        "13 3 to 14 3" = D133-D143
       )
## ---- chunk 22
lm_2_posthoc_comparisons <- contrast(lm_2_posthoc_means, method = pwpp_comparisons)
lm_2_posthoc_comparisons
## ---- chunk 23
lm_2_posthoc_forcld <- emmeans(lm_2, ~ day_fac:age)
lm_2_posthoc_forcld

lm_2_posthoc_cld <- multcomp::cld(lm_2_posthoc_forcld, alpha = 0.05, Letters = LETTERS)
lm_2_posthoc_cld
## ---- chunk 24
lm_2_posthoc_cld_nospaces <- 
  lm_2_posthoc_cld %>% 
    mutate(across(where(is.character), str_remove_all, pattern = fixed(" ")))

syrup_vol_data_fil_letters <- syrup_vol_data_fil %>% 
  group_by(day_fac, age) %>% 
  summarise(mean = mean(volume24), se = (sd(volume24)/sqrt(12))) %>% 
  inner_join(lm_2_posthoc_cld_nospaces) 


syrup_vol_data_fil_letters$letters <- syrup_vol_data_fil_letters$.group
syrup_vol_data_fil_letters

syrup_vol_data_fil_letters %>% 
  ggplot(aes(day_fac, mean, color=age, group=1)) +
  geom_point()+
  stat_summary(fun=sum, geom="line")+
  geom_errorbar(aes(ymin=mean-se, ymax=mean+se), width=.2,
                 position=position_dodge(0.05))+
  geom_text(aes(x= day_fac, y=0.1 + mean + se,label=letters, angle = 90),hjust=0)+
  theme_classic() +
  
  theme(
    text = element_text(size = 14), 
    axis.title.x=element_blank(),
    axis.text.x = element_text(vjust=0.3, size = 12, color="black"), 
    axis.ticks.x=element_blank(),
    axis.title.y = element_text(margin = margin(t = 0, r = 20, b = 0, l = 0)),
    axis.text.y = element_text(color="black", size = 10),
    strip.placement = "outside", 
    strip.text.x = element_text( #text in facet labels
      size = 12, color = "black", face = "bold"),
    strip.background = element_rect(#background of facet labels
      color="white", fill="#ffffff", size=1.5),
    panel.spacing.y = unit(2, "lines"),
    legend.position = "right")+
    scale_color_manual(values=c("#60435F", "#5EB1BF"))+
    scale_y_continuous(name ="Average Volume of Syrup \nConsumed Over 24h (mL)")+
    facet_wrap(~ age)
## ---- chunk 25
lm_2_posthoc_fig <- emmeans(lm_2, ~day_fac:age)
lm_2_posthoc_fig
## ---- chunk 26
pwpp_fig <- 
  pwpp(lm_2_posthoc_fig, method = pwpp_comparisons, type = "response", sort = FALSE)+
  ggplot2::theme_classic()
  
pwpp_fig

## ---- chunk 27
marg_vals_pwpp <- data.frame(
  y = pwpp_fig$layers[[3]]$data$"day_fac:age", 
  label = pwpp_fig$layers[[3]]$data$emmean)

marg_vals_pwpp

p_vals_pwpp <- data.frame(
  x = pwpp_fig$data$p.value, 
  plus = pwpp_fig$data$plus, 
  minus = pwpp_fig$data$minus, 
  midpt = pwpp_fig$data$midpt)

p_vals_pwpp
## ---- chunk 28
write_csv(p_vals_pwpp, "data_exported/p_vals_pwpp.csv")
## ---- chunk 29
p_vals_pwpp_corrected <- read.csv("data_exported/p_vals_pwpp_corrected.csv")
## ---- chunk 30
##better ggplot that we can actually edit
pwpp_ggplot <- ggplot() + 
  geom_segment(data = p_vals_pwpp_corrected,
    aes(x = x, xend = x, y = plus, yend = midpt, colour = minus)) +
  geom_point(data = p_vals_pwpp_corrected,
    aes(x = x, y = plus, colour = minus), 
    size = 3) + 
  
  geom_vline(aes(xintercept = 0.05),
    linetype = 2) + 
  ylab("Day") +
  xlab("Tukey-adjusted P value") + 
  theme_classic() +
  theme(panel.grid.major.y = element_line(colour="#E0E0E0"),
    axis.title = element_text(size = 14),
    axis.text = element_text(size = 12),
    legend.position = "none") + 
  scale_x_continuous(breaks = c(0, 0.001, 0.01, 0.05, 0.1, 0.5, 1)) + 
  coord_trans(x = "log10", clip = "off")


pwpp_ggplot
